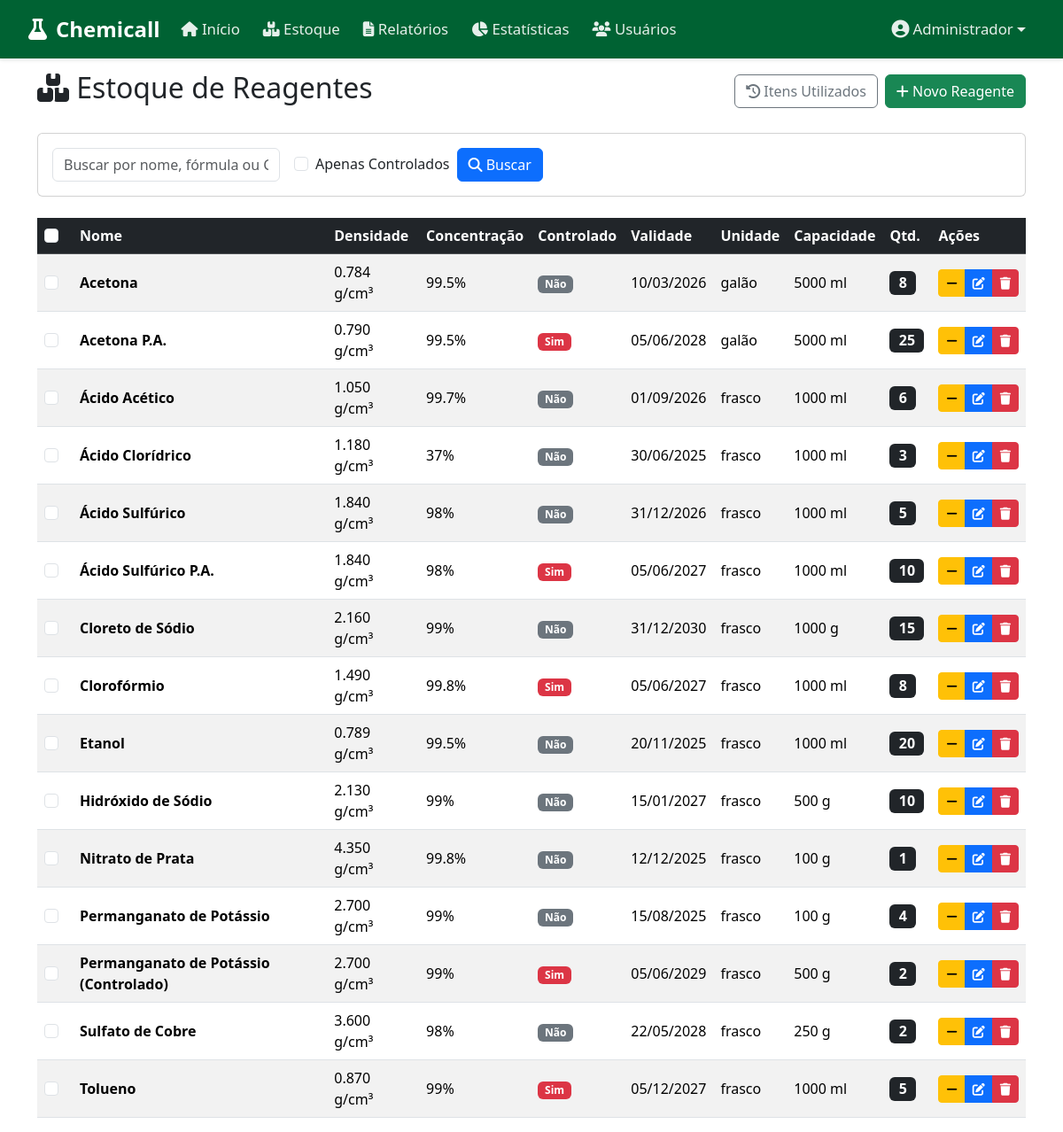
Page /src/telas/reagentes/index.php (signed in) on the committed database.
### tables this page shows
CREATE TABLE funcionario (
    cod_funcionario INT AUTO_INCREMENT PRIMARY KEY,
    senha VARCHAR(255) NOT NULL,
    nome VARCHAR(100) NOT NULL,
    matricula VARCHAR(50) NULL,
    email VARCHAR(255) NOT NULL UNIQUE,
    email_secundario VARCHAR(255) NULL,
    tipo VARCHAR(20) DEFAULT 'user',
    status VARCHAR(20) NOT NULL DEFAULT 'ativo',
    cargo VARCHAR(100) NULL,
    acesso_controlados TINYINT(1) NOT NULL DEFAULT 0
);

CREATE TABLE reagentes (
    id INT AUTO_INCREMENT PRIMARY KEY,
    nome VARCHAR(255) NOT NULL,
    formula_quimica VARCHAR(100) DEFAULT NULL,
    massa_molar DECIMAL(10, 2) DEFAULT NULL,
    concentracao VARCHAR(50) DEFAULT NULL,
    densidade DECIMAL(10, 3) DEFAULT NULL,
    validade DATE DEFAULT NULL,
    fabricante VARCHAR(100) DEFAULT NULL,
    condicao ENUM('aberto', 'fechado') DEFAULT 'fechado',
    numero_cas VARCHAR(50) DEFAULT NULL,
    numero_ncm VARCHAR(50) DEFAULT NULL,
    numero_nota_fiscal VARCHAR(100) DEFAULT NULL,
    quantidade INT NOT NULL DEFAULT 0,
    quantidade_original INT NOT NULL DEFAULT 0,
    unidade_medida VARCHAR(20) NOT NULL DEFAULT 'frasco',
    capacidade_medida DECIMAL(10, 2) DEFAULT NULL,
    unidade_capacidade VARCHAR(10) DEFAULT 'ml',
    controlado TINYINT(1) DEFAULT 0,
    ativo TINYINT(1) DEFAULT 1,
    created_at TIMESTAMP DEFAULT CURRENT_TIMESTAMP
);

### src/controllers/FuncionarioController.php (called while the page is built, shortened)
<?php
class FuncionarioController {
    private $conn;
    public function __construct($db) {
        $this->conn = $db;
    }
    public function buscarPorId($id) {
        try {
            $stmt = $this->conn->prepare("SELECT * FROM funcionario WHERE cod_funcionario = :id");
            $stmt->execute([':id' => $id]);
            return $stmt->fetch(PDO::FETCH_ASSOC);
        } catch (PDOException $e) {
            return false;
        }
    }
}
?>

### src/controllers/AuthController.php (called while the page is built, shortened)
<?php
class AuthController {
    public function isAdmin() {
        return isset($_SESSION['user_type']) && $_SESSION['user_type'] === 'admin';
    }
}
?>

### src/controllers/ReagenteController.php (called while the page is built, shortened)
<?php
class ReagenteController {
    private $conn;
    public function __construct($db) {
        $this->conn = $db;
    }
    public function listar($busca = '', $apenasControlados = false, $apenasUtilizados = false) {
        try {
            $isAdmin = isset($_SESSION['user_type']) && $_SESSION['user_type'] === 'admin';
            $isGestor = isset($_SESSION['user_type']) && $_SESSION['user_type'] === 'gestor';
            if ($isAdmin || $isGestor) {
                $hasAccessControlados = true;
            }
            $sql = "SELECT * FROM reagentes";
            $conditions = ["ativo = 1"];
            $params = [];
            if ($apenasUtilizados) {
                $conditions[] = "quantidade = 0";
            } else {
                $conditions[] = "quantidade > 0";
            }
            if (!empty($conditions)) {
                $sql .= " WHERE " . implode(" AND ", $conditions);
            }
            $sql .= " ORDER BY nome ASC, validade ASC";
            $stmt = $this->conn->prepare($sql);
            $stmt->execute($params);
            return $stmt->fetchAll(PDO::FETCH_ASSOC);
        } catch (PDOException $e) {
            return [];
        }
    }
}
?>

### src/telas/reagentes/index.php (the view, shortened to what this page needs)
<?php
require_once __DIR__ . '/../../controllers/AuthController.php';
require_once __DIR__ . '/../../controllers/ReagenteController.php';
require_once __DIR__ . '/../../db/db_connection.php';
$auth = new AuthController($conn);
$reagenteController = new ReagenteController($conn);
$busca = $_GET['busca'] ?? '';
$apenasControlados = isset($_GET['controlado']) && $_GET['controlado'] == '1';
$reagentes = $reagenteController->listar($busca, $apenasControlados, false);
$isAdmin = $auth->isAdmin();
$isGestor = isset($_SESSION['user_type']) && $_SESSION['user_type'] === 'gestor';
?>
<!DOCTYPE html>
<html lang="pt-br">
<head>
    <link href="https://cdn.jsdelivr.net/npm/bootstrap@5.3.3/dist/css/bootstrap.min.css" rel="stylesheet">
    <link rel="stylesheet" href="https://cdnjs.cloudflare.com/ajax/libs/font-awesome/6.5.2/css/all.min.css">
</head>
<body>
    <?php include '../../componentes/header.php'; ?>
    <div class="container mt-4">
        <div class="d-flex justify-content-between align-items-center mb-4">
            <h2><i class="fas fa-boxes"></i> Estoque de Reagentes</h2>
            <div class="d-flex gap-2">
                <a href="utilizados.php" class="btn btn-outline-secondary"><i class="fas fa-history"></i> Itens Utilizados</a>
                <?php if ($isAdmin || $isGestor): ?>
                <a href="form.php" class="btn btn-success"><i class="fas fa-plus"></i> Novo Reagente</a>
                <?php endif; ?>
            </div>
        </div>
        <div class="card mb-4">
            <div class="card-body">
                <form method="GET" class="d-flex gap-2 align-items-center flex-wrap">
                    <input type="text" name="busca" class="form-control w-auto" placeholder="Buscar por nome, fórmula ou CAS..." value="<?php echo htmlspecialchars($busca); ?>">
                    <div class="form-check ms-2">
                        <input class="form-check-input" type="checkbox" name="controlado" value="1" id="checkControlado" <?php echo $apenasControlados ? 'checked' : ''; ?> onchange="this.form.submit()">
                        <label class="form-check-label" for="checkControlado">
                            Apenas Controlados
                        </label>
                    </div>
                    <button type="submit" class="btn btn-primary"><i class="fas fa-search"></i> Buscar</button>
                </form>
            </div>
        </div>
        <form id="bulkForm" action="acoes_lote.php" method="POST">
            <div class="table-responsive">
                <table class="table table-striped table-hover align-middle">
                    <thead class="table-dark">
                        <tr>
                            <th style="width: 40px;"><input type="checkbox" id="selectAll" class="form-check-input"></th>
                            <th>Nome</th>
                            <th>Densidade</th>
                            <th>Concentração</th>
                            <th>Controlado</th>
                            <th>Validade</th>
                            <th>Unidade</th>
                            <th>Capacidade</th>
                            <th>Qtd.</th>
                            <th>Ações</th>
                        </tr>
                    </thead>
                    <tbody>
                        <?php if (empty($reagentes)): ?>
                            <tr>
                                <td colspan="10" class="text-center">Nenhum reagente encontrado no estoque.</td>
                            </tr>
                        <?php else: ?>
                            <?php foreach ($reagentes as $r): ?>
                                <tr class="clickable-row" data-reagente-id="<?php echo $r['id']; ?>" style="cursor: pointer;">
                                    <td>
                                        <input type="checkbox" class="form-check-input row-checkbox" name="ids[]" value="<?php echo $r['id']; ?>" data-nome="<?php echo htmlspecialchars($r['nome']); ?>" data-qtd="<?php echo $r['quantidade']; ?>" data-unidade="<?php echo htmlspecialchars($r['unidade_medida']); ?>" data-capacidade="<?php echo $r['capacidade_medida']; ?>" data-unicap="<?php echo htmlspecialchars($r['unidade_capacidade']); ?>">
                                    </td>
                                    <td><strong><?php echo htmlspecialchars($r['nome']); ?></strong></td>
                                    <td><?php echo htmlspecialchars($r['densidade'] !== null ? $r['densidade'] . ' g/cm³' : '-'); ?></td>
                                    <td><?php echo htmlspecialchars($r['concentracao'] ?? '-'); ?></td>
                                    <td>
                                        <?php if ($r['controlado']): ?>
                                            <span class="badge bg-danger">Sim</span>
                                        <?php else: ?>
                                            <span class="badge bg-secondary">Não</span>
                                        <?php endif; ?>
                                    </td>
                                    <td><?php echo date('d/m/Y', strtotime($r['validade'])); ?></td>
                                    <td><?php echo htmlspecialchars($r['unidade_medida']); ?></td>
                                    <td><?php echo htmlspecialchars($r['capacidade_medida'] !== null && $r['capacidade_medida'] > 0 ? ((float)$r['capacidade_medida']) . ' ' . $r['unidade_capacidade'] : '-'); ?></td>
                                    <td>
                                        <span class="badge bg-dark fs-6"><?php echo (float)$r['quantidade']; ?></span>
                                    </td>
                                    <td>
                                        <div class="btn-group" role="group">
                                             <button type="button" class="btn btn-sm btn-warning" data-bs-toggle="modal" data-bs-target="#modalRemove<?php echo $r['id']; ?>" title="Retirar do Estoque">
                                                 <i class="fas fa-minus"></i>
                                             </button>
                                             <?php if ($isAdmin || $isGestor): ?>
                                             <a href="form.php?id=<?php echo $r['id']; ?>" class="btn btn-sm btn-primary" title="Editar"><i class="fas fa-edit"></i></a>
                                             <a href="delete.php?id=<?php echo $r['id']; ?>" class="btn btn-sm btn-danger" onclick="return confirm('Tem certeza que deseja excluir este item?');" title="Excluir"><i class="fas fa-trash"></i></a>
                                             <?php endif; ?>
                                        </div>
                                    </td>
                                </tr>
                            <?php endforeach; ?>
                        <?php endif; ?>
                    </tbody>
                </table>
            </div>
        </form>
    </div>
</body>
</html>

### src/componentes/header.php (shortened to what this page needs)
<?php
require_once __DIR__ . '/../db/db_connection.php';
require_once __DIR__ . '/../controllers/FuncionarioController.php';
$userType = $_SESSION['user_type'] ?? 'docente';
$userId = $_SESSION['user_id'] ?? null;
$usuarioLogado = null;
if ($userId) {
    $funcionarioCtrl = new FuncionarioController($conn);
    $usuarioLogado = $funcionarioCtrl->buscarPorId($userId);
}
?>
<nav class="navbar navbar-expand-lg fixed-top">
    <div class="container-fluid">
        <a class="navbar-brand" href="../dashboard/index.php">
            <i class="fas fa-flask"></i> Chemicall
        </a>
        <div class="collapse navbar-collapse" id="navbarNav">
            <ul class="navbar-nav me-auto">
                <li class="nav-item">
                    <a class="nav-link" href="../dashboard/index.php">
                        <i class="fas fa-home"></i> Início
                    </a>
                </li>
                <li class="nav-item">
                    <a class="nav-link" href="../reagentes/index.php">
                        <i class="fas fa-boxes"></i> Estoque
                    </a>
                </li>
                <?php if ($userType === 'admin' || $userType === 'gestor'): ?>
                <li class="nav-item">
                    <a class="nav-link" href="../relatorio/relatorios.php">
                        <i class="fas fa-file-alt"></i> Relatórios
                    </a>
                </li>
                <li class="nav-item">
                    <a class="nav-link" href="../relatorio/estatisticas.php">
                        <i class="fas fa-chart-pie"></i> Estatísticas
                    </a>
                </li>
                <?php endif; ?>
                <?php if ($userType === 'admin'): ?>
                <li class="nav-item">
                    <a class="nav-link" href="../usuarios/index.php">
                        <i class="fas fa-users"></i> Usuários
                    </a>
                </li>
                <?php endif; ?>
            </ul>
            <div class="d-flex align-items-center">
                <div class="dropdown">
                    <a class="nav-link dropdown-toggle d-flex align-items-center text-white" href="#" role="button" data-bs-toggle="dropdown" aria-expanded="false" style="cursor: pointer; background: none; border: none; font-weight: 500; text-decoration: none;">
                        <i class="fas fa-user-circle me-1" style="font-size: 1.25rem;"></i>
                        <?php echo htmlspecialchars($usuarioLogado['nome'] ?? $_SESSION['user_name'] ?? 'Usuário'); ?>
                    </a>
                </div>
            </div>
        </div>
    </div>
</nav>

### src/componentes/header.php (style rules this page uses)
.navbar { background-color: #006233; padding: 10px 20px; box-shadow: 0 2px 4px rgba(0,0,0,0.1); }
.navbar-brand { color: white !important; font-weight: bold; font-size: 1.5rem; display: flex; align-items: center; gap: 10px; }
.navbar-nav .nav-link, .navbar .dropdown .dropdown-toggle { color: rgba(255,255,255,0.9) !important; font-size: 1.05rem; margin-right: 10px; transition: all 0.3s ease; }
.dropdown-toggle::after { vertical-align: middle; }

### rows in the picture
funcionario: nome "Administrador"
reagentes: nome "Acetona", densidade "0.784 g/cm³", concentracao "99.5%", controlado "Não", validade "10/03/2026", unidade_medida "galão", capacidade_medida+unidade_capacidade "5000 ml", quantidade "8"
reagentes: nome "Acetona P.A.", densidade "0.790 g/cm³", concentracao "99.5%", controlado "Sim", validade "05/06/2028", unidade_medida "galão", capacidade_medida+unidade_capacidade "5000 ml", quantidade "25"
reagentes: nome "Ácido Acético", densidade "1.050 g/cm³", concentracao "99.7%", controlado "Não", validade "01/09/2026", unidade_medida "frasco", capacidade_medida+unidade_capacidade "1000 ml", quantidade "6"
reagentes: nome "Ácido Clorídrico", densidade "1.180 g/cm³", concentracao "37%", controlado "Não", validade "30/06/2025", unidade_medida "frasco", capacidade_medida+unidade_capacidade "1000 ml", quantidade "3"
reagentes: nome "Ácido Sulfúrico", densidade "1.840 g/cm³", concentracao "98%", controlado "Não", validade "31/12/2026", unidade_medida "frasco", capacidade_medida+unidade_capacidade "1000 ml", quantidade "5"
reagentes: nome "Ácido Sulfúrico P.A.", densidade "1.840 g/cm³", concentracao "98%", controlado "Sim", validade "05/06/2027", unidade_medida "frasco", capacidade_medida+unidade_capacidade "1000 ml", quantidade "10"
reagentes: nome "Cloreto de Sódio", densidade "2.160 g/cm³", concentracao "99%", controlado "Não", validade "31/12/2030", unidade_medida "frasco", capacidade_medida+unidade_capacidade "1000 g", quantidade "15"
reagentes: nome "Clorofórmio", densidade "1.490 g/cm³", concentracao "99.8%", controlado "Sim", validade "05/06/2027", unidade_medida "frasco", capacidade_medida+unidade_capacidade "1000 ml", quantidade "8"
reagentes: nome "Etanol", densidade "0.789 g/cm³", concentracao "99.5%", controlado "Não", validade "20/11/2025", unidade_medida "frasco", capacidade_medida+unidade_capacidade "1000 ml", quantidade "20"
reagentes: nome "Hidróxido de Sódio", densidade "2.130 g/cm³", concentracao "99%", controlado "Não", validade "15/01/2027", unidade_medida "frasco", capacidade_medida+unidade_capacidade "500 g", quantidade "10"
reagentes: nome "Nitrato de Prata", densidade "4.350 g/cm³", concentracao "99.8%", controlado "Não", validade "12/12/2025", unidade_medida "frasco", capacidade_medida+unidade_capacidade "100 g", quantidade "1"
reagentes: nome "Permanganato de Potássio", densidade "2.700 g/cm³", concentracao "99%", controlado "Não", validade "15/08/2025", unidade_medida "frasco", capacidade_medida+unidade_capacidade "100 g", quantidade "4"
reagentes: nome "Permanganato de Potássio (Controlado)", densidade "2.700 g/cm³", concentracao "99%", controlado "Sim", validade "05/06/2029", unidade_medida "frasco", capacidade_medida+unidade_capacidade "500 g", quantidade "2"
reagentes: nome "Sulfato de Cobre", densidade "3.600 g/cm³", concentracao "98%", controlado "Não", validade "22/05/2028", unidade_medida "frasco", capacidade_medida+unidade_capacidade "250 g", quantidade "2"
reagentes: nome "Tolueno", densidade "0.870 g/cm³", concentracao "99%", controlado "Sim", validade "05/12/2027", unidade_medida "frasco", capacidade_medida+unidade_capacidade "1000 ml", quantidade "5"
